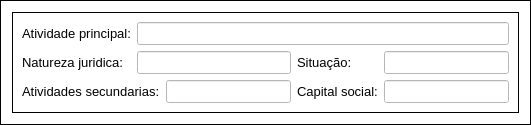
            <widget class="QFrame" name="frame_16">
             <property name="styleSheet">
              <string notr="true">background-color: rgb(255, 255, 255);</string>
             </property>
             <property name="frameShape">
              <enum>QFrame::Box</enum>
             </property>
             <property name="frameShadow">
              <enum>QFrame::Plain</enum>
             </property>
             <layout class="QGridLayout" name="gridLayout_25">
              <item row="0" column="0">
               <widget class="QFrame" name="frame_20">
                <property name="frameShape">
                 <enum>QFrame::Box</enum>
                </property>
                <property name="frameShadow">
                 <enum>QFrame::Plain</enum>
                </property>
                <layout class="QGridLayout" name="gridLayout_24">
                 <item row="0" column="0">
                  <widget class="QLabel" name="label_85">
                   <property name="font">
                    <font>
                     <family>Arial</family>
                     <pointsize>10</pointsize>
                    </font>
                   </property>
                   <property name="text">
                    <string>Atividade principal:</string>
                   </property>
                  </widget>
                 </item>
                 <item row="0" column="1" colspan="4">
                  <widget class="QLineEdit" name="atividadePrincipal">
                   <property name="font">
                    <font>
                     <family>Arial</family>
                     <pointsize>10</pointsize>
                    </font>
                   </property>
                   <property name="styleSheet">
                    <string notr="true">background-color: rgb(255, 255, 255);</string>
                   </property>
                   <property name="text">
                    <string/>
                   </property>
                  </widget>
                 </item>
                 <item row="1" column="0">
                  <widget class="QLabel" name="label_86">
                   <property name="font">
                    <font>
                     <family>Arial</family>
                     <pointsize>10</pointsize>
                    </font>
                   </property>
                   <property name="text">
                    <string>Natureza juridica:</string>
                   </property>
                  </widget>
                 </item>
                 <item row="1" column="1" colspan="2">
                  <widget class="QLineEdit" name="naturezaJuridica">
                   <property name="font">
                    <font>
                     <family>Arial</family>
                     <pointsize>10</pointsize>
                    </font>
                   </property>
                   <property name="styleSheet">
                    <string notr="true">background-color: rgb(255, 255, 255);</string>
                   </property>
                   <property name="text">
                    <string/>
                   </property>
                  </widget>
                 </item>
                 <item row="1" column="3">
                  <widget class="QLabel" name="label_88">
                   <property name="font">
                    <font>
                     <family>Arial</family>
                     <pointsize>10</pointsize>
                    </font>
                   </property>
                   <property name="text">
                    <string>Situação:</string>
                   </property>
                  </widget>
                 </item>
                 <item row="1" column="4">
                  <widget class="QLineEdit" name="situacaoEmpresa">
                   <property name="font">
                    <font>
                     <family>Arial</family>
                     <pointsize>10</pointsize>
                    </font>
                   </property>
                   <property name="styleSheet">
                    <string notr="true">background-color: rgb(255, 255, 255);</string>
                   </property>
                   <property name="text">
                    <string/>
                   </property>
                  </widget>
                 </item>
                 <item row="2" column="0" colspan="2">
                  <widget class="QLabel" name="label_94">
                   <property name="font">
                    <font>
                     <family>Arial</family>
                     <pointsize>10</pointsize>
                    </font>
                   </property>
                   <property name="text">
                    <string>Atividades secundarias:</string>
                   </property>
                  </widget>
                 </item>
                 <item row="2" column="2">
                  <widget class="QLineEdit" name="atividadeSecundarias">
                   <property name="font">
                    <font>
                     <family>Arial</family>
                     <pointsize>10</pointsize>
                    </font>
                   </property>
                   <property name="styleSheet">
                    <string notr="true">background-color: rgb(255, 255, 255);</string>
                   </property>
                   <property name="text">
                    <string/>
                   </property>
                  </widget>
                 </item>
                 <item row="2" column="3">
                  <widget class="QLabel" name="label_89">
                   <property name="font">
                    <font>
                     <family>Arial</family>
                     <pointsize>10</pointsize>
                    </font>
                   </property>
                   <property name="text">
                    <string>Capital social:</string>
                   </property>
                  </widget>
                 </item>
                 <item row="2" column="4">
                  <widget class="QLineEdit" name="capitalSocialEmpresa">
                   <property name="font">
                    <font>
                     <family>Arial</family>
                     <pointsize>10</pointsize>
                    </font>
                   </property>
                   <property name="styleSheet">
                    <string notr="true">background-color: rgb(255, 255, 255);</string>
                   </property>
                   <property name="text">
                    <string/>
                   </property>
                  </widget>
                 </item>
                </layout>
               </widget>
              </item>
             </layout>
            </widget>
